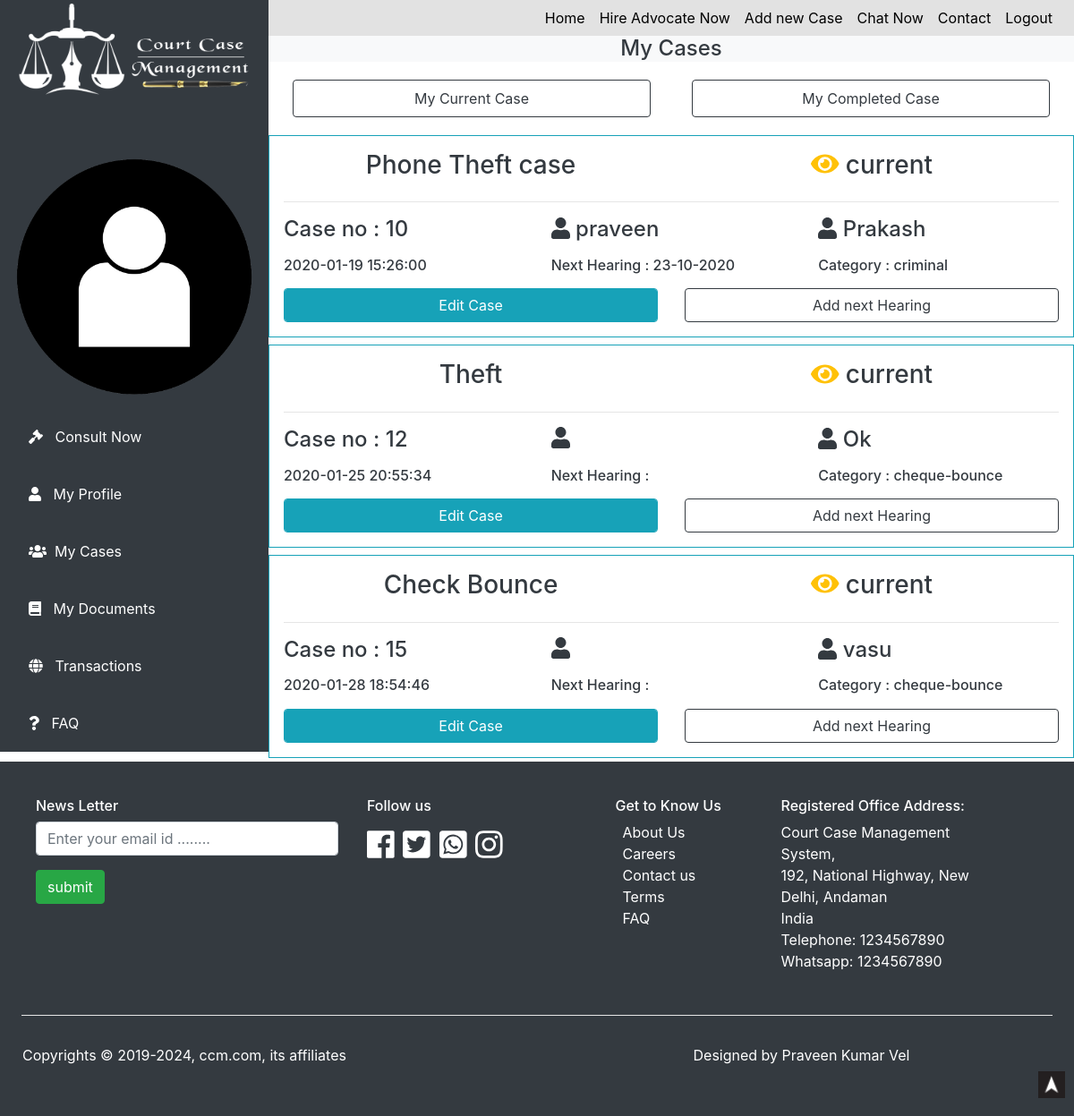
The page /court/my_case.php (signed in) on the database its author committed.
### tables this page shows
CREATE TABLE `case_detail` (
  `case_no` int(11) NOT NULL,
  `case_cnr_number` text NOT NULL,
  `case_court_order_number` text NOT NULL,
  `court_name` text NOT NULL,
  `court_location` text NOT NULL,
  `case_client_email` text NOT NULL,
  `case_client_name` text NOT NULL,
  `case_advocate_name` text NOT NULL,
  `case_advocate_id` text NOT NULL,
  `case_advocate_email` text NOT NULL,
  `case_title` text NOT NULL,
  `case_acquest_first_name` text NOT NULL,
  `case_acquest_second_name` text NOT NULL,
  `case_acquest_address` text NOT NULL,
  `case_category` text NOT NULL,
  `case_acquest_mobile` text NOT NULL,
  `case_acquest_email` text NOT NULL,
  `case_status` text NOT NULL,
  `case_date_time` datetime NOT NULL,
  `case_next_hearing` text NOT NULL,
  `affiduvit` text NOT NULL,
  `bail` varchar(255) NOT NULL,
  `fir_number` text NOT NULL,
  `charge_sheet` text NOT NULL,
  `advocate_names` text NOT NULL,
  `judgement` text NOT NULL
);

### court/my_case.php (the view, shortened to what this page needs)
<?php
include("functions.php");
?>
<!DOCTYPE html>
<html lang="en">
<head>
    <link rel="stylesheet" type="text/css" href="css/style.css">
    <link rel=stylesheet href=css/aos.css />
    <link rel="stylesheet" href="https://maxcdn.bootstrapcdn.com/bootstrap/4.0.0/css/bootstrap.min.css">
	<link rel="stylesheet" href="https://cdnjs.cloudflare.com/ajax/libs/font-awesome/4.7.0/css/font-awesome.min.css">
    <link rel="stylesheet" href="https://cdnjs.cloudflare.com/ajax/libs/animate.css/3.7.2/animate.min.css">
</head>
<body>
    <center>
<div id="dashboardfull" class="bg-white row">
    <div id="sidebar" class="sidenav bg-dark">
            <img src="images/logo.png" alt="">
            <img src="images/one.png" style="padding:0px;margin:0px;" alt="">
            <a href="consult_now.php"><i class="fa fa-gavel "> </i>&nbsp;&nbsp; Consult Now</a>
            <a href="user_profile.php"><i class="fa fa-user">  </i> &nbsp;&nbsp;My Profile</a>
            <a href="my_case.php"><i class="fa fa-users">  </i >&nbsp;&nbsp;My Cases</a>
            <a href="my_documents.php"><i class="fas fa-book">  </i> &nbsp;&nbsp;My Documents</a>
            <a href="my_transaction.php"><i class="fa fa-globe">  </i> &nbsp;&nbsp;Transactions</a>
            <a href="faq.php"> <i class="fa fa-question"> </i>&nbsp;&nbsp; FAQ</a>
    </div>
    <div id="dashboard">
    <div id="navbar" class="navbar navbar-expand-md navbar-light sticty-top">
        <div id="navbarRes" class="collapse navbar-collapse">
            <ul class="navbar-nav ml-auto">
               <center><li class="nav-item active"> <a href="user_dashboard.php" class="nav-link">Home</a> </li></center>
               <center><li class="nav-item active"> <a href="hire_lawer.php" class="nav-link">Hire Advocate Now</a> </li></center>
               <center><li class="nav-item active"> <a href="add_new_case.php" class="nav-link">Add new Case</a> </li></center>
               <center><li class="nav-item active"> <a href="chat_now.php" class="nav-link">Chat Now</a> </li></center>
               <center><li class="nav-item active"> <a href="contact.php" class="nav-link">Contact</a> </li></center>
               <center><li class="nav-item active"> <a href="logout.php" class="nav-link">Logout</a> </li></center>
            </ul>
        </div>
    </div>
    <div class="bg-light">
        <h4 class="text-dark">My Cases</h4>
    </div>
    <div class="container row p-1">
        <div class="col m-2 ">
        <a href="my_case.php" class='nav-link btn btn-outline-dark'>
            My Current Case
         </a>
        </div>
        <div class="col m-2 ">
        <a href="my_case_completed.php" class='nav-link btn btn-outline-dark'>
            My Completed Case
         </a>
        </div>
    </div>
<?php
if(isset($_SESSION["useremail"]))
{
    $session_email = $_SESSION["useremail"];
    $case_select = "SELECT * FROM `case_detail` WHERE `case_client_email`='$session_email' AND `case_status`='current'";
    $case_result = mysqli_query($con,$case_select);
    while($fetch_case=mysqli_fetch_assoc($case_result))
    {
        $case_no = $fetch_case["case_no"];
        $case_title = $fetch_case["case_title"];
        $case_client_name = $fetch_case["case_client_name"];
        $case_acquest_first_name = $fetch_case["case_acquest_first_name"];
        $case_category = $fetch_case["case_category"];
        $case_date_time = $fetch_case["case_date_time"];
        $case_next_hearing = $fetch_case["case_next_hearing"];
        $case_status = $fetch_case["case_status"];
        ?>
    <div class="container border border-info p-3 mt-2">
        <div class="row">
            <div class="col-md">
                <h3 class="text-dark text-left text-md-center"><?php echo $case_title ; ?></h3>
            </div>
            <div class="col-md">
                <h3 class="text-dark text-center "> <i class="fas fa-eye text-warning"></i> <?php echo $case_status ; ?></h3>
            </div>
        </div>
        <hr>
        <div class="row">
            <div class="col-md text-left">
                <h4 class="text-dark">Case no : <?php echo $case_no ; ?></h4>
            </div>
            <div class="col-md text-left">
                <h4 class="text-dark"> <i class="fa fa-user" aria-hidden="true"></i>   <?php echo $case_client_name ; ?> </h4>
            </div>
            <div class="col-md text-left">
            <h4 class="text-dark">  <i class="fa fa-user" aria-hidden="true"></i> <?php echo $case_acquest_first_name ; ?></h4>
            </div>
        </div>
        <div class="row mt-2 mb-2">
            <div class="col-md text-left">
               <h6 class="text-dark"> <?php echo $case_date_time ; ?> </h6>
            </div>
            <div class="col-md text-left">
                <h6 class="text-dark"> Next Hearing  : <?php echo $case_next_hearing ; ?> </h6>
            </div>
            <div class="col-md text-left">
            <h6 class="text-dark"> Category : <?php echo $case_category ; ?> </h6>
            </div>
        </div>
        <div class="row">
            <div class="col-md text-left">
                <a href="edit_my_case.php?case_no=<?php echo $case_no; ?>" class="btn btn-info form-control">Edit Case</a>
            </div>
            <div class="col-md text-left">
                <a href="add_next_hearing.php" class="btn btn-outline-dark form-control">Add next Hearing</a>
            </div>
        </div>
    </div>
<?php
}
}
?>    </div>    </div>
</center>
<div id=footer class="mt-1 p-4 bg-dark text-white col">
<div class="row container">
<div id class="col-xl-4 col-lg-6 col-md-8 col-sm-10 p-3">
<h6 class=text-white>News Letter</h6>
<form action=subscribe_email.php method=post class=form-group>
<input type=email name=emailnews required class="form-control mt-2" placeholder="Enter your email id ........" id>
<input type=submit name=submitnews value=submit class="btn btn-success mt-3"> <br> <br>
</form>
</div>
<div id class="col-xl-3 col-lg-6 col-md-8 col-sm-10 p-3">
<h6 class=text-white>Follow us </h6>
<div id=social>
<a target=_block class=text-white href=#> <i class="fab fa-facebook"></i></a>
<a target=_block class=text-white href=#> <i class="fab fa-twitter-square"></i></a>
<a target=_block class=text-white href=#> <i class="fab fa-whatsapp-square"></i></a>
<a target=_block class=text-white href=#> <i class="fab fa-instagram"></i></a><span></div>
</div>
<div id class="col-xl-2 col-lg-6 col-md-8 col-sm-10 p-3">
<h6 class=text-white> Get to Know Us </h6>
<div class=ml-2>
<a target=_block href=about.php class=text-white>About Us </a> <br>
<a target=_block href=career.php class=text-white>Careers</a> <br>
<a target=_block href=contact.php class=text-white>Contact us</a> <br>
<a target=_block href=tems_conditions.php class=text-white>Terms</a> <br>
<a target=_block href=faq.php class=text-white>FAQ</a> <br>
</div>
</div>
<div id class="col-xl-3 col-lg-6 col-md-8 col-sm-10 p-3">
<h6 class=text-white>Registered Office Address: </h6>
<p class=text-white>
Court Case Management System,<br>
</b> 192, National Highway,
New Delhi, Andaman<br>
India<br>
Telephone: 1234567890<br/>
Whatsapp: 1234567890
</p>
</div>
</div>
<hr class=bg-white>
<div class=row>
<div id class="col-md p-3">
<p> Copyrights &copy; 2019-<?php echo date("Y") ?>, ccm.com, its affiliates</p>
</div>
<div id class="col-md p-3 text-center">
<p> Designed by Praveen Kumar Vel</p>
</div>
</div>
</div>
</body>
</html>
<div id=topbtn>
<a href=#header> <img src=images/top.png alt=topicon></a>
</div>

### court/css/style.css (style rules this page uses)
* { margin: 0px; padding: 0px; }
#topbtn { height: 30px; width: 30px; bottom: 20px; right: 10px; background-color: pink; position: fixed; }
#topbtn img { height: 100%; width: 100%; object-fit: cover; }
#navbar { background-color: #e2e2e2; }
#navbar a { color: #000 !important; }
.navbar { height: 40px; width: 100%; }
.navbar ul li a { transition: 1s; color: #fff !important; }
#social { font-size: 35px; }
#dashboardfull { width: 100%; height: auto; background: #000; }
#sidebar { width: 13%; background: #000; height: 100%; }
#dashboard { width: 87%; background: #fff; height: 100%; }
#sidebar a { width: 100%; }
.sidenav a { padding: 8px 8px 8px 32px; text-decoration: none; font-size: 16px; color: #ffffff; display: block; transition: 0.3s; padding-top: 20px; padding-bottom: 20px; text-align: left; }
#sidebar img { width: 100%; margin-bottom: 50px; }
@media screen and (min-width:769px) and (max-width:1200px) { #sidebar { width: 25%; background: #000; height: 100%; } }
@media screen and (min-width:769px) and (max-width:1200px) { #dashboard { width: 75%; background: #fff; height: 100%; } }

### rows shown on the page
case_detail: case_title "Phone Theft case", case_status "current", case_no "10", case_client_name "praveen", case_acquest_first_name "Prakash", case_date_time "2020-01-19 15:26:00", case_next_hearing "23-10-2020", case_category "criminal"
case_detail: case_title "Theft", case_status "current", case_no "12", case_acquest_first_name "Ok", case_date_time "2020-01-25 20:55:34", case_category "cheque-bounce"
case_detail: case_title "Check Bounce", case_status "current", case_no "15", case_acquest_first_name "vasu", case_date_time "2020-01-28 18:54:46", case_category "cheque-bounce"
